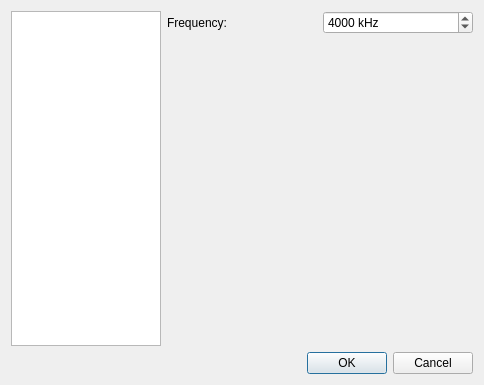
<?xml version="1.0" encoding="UTF-8"?>
<ui version="4.0">
 <class>ProjectConfiguration</class>
 <widget class="QDialog" name="ProjectConfiguration">
  <property name="geometry">
   <rect>
    <x>0</x>
    <y>0</y>
    <width>484</width>
    <height>385</height>
   </rect>
  </property>
  <property name="windowTitle">
   <string>Project Configuration</string>
  </property>
  <layout class="QGridLayout" name="gridLayout">
   <item row="0" column="0" rowspan="2">
    <widget class="QListWidget" name="MSP430Variants">
     <property name="maximumSize">
      <size>
       <width>150</width>
       <height>16777215</height>
      </size>
     </property>
    </widget>
   </item>
   <item row="0" column="1">
    <widget class="QLabel" name="label">
     <property name="text">
      <string>Frequency:</string>
     </property>
    </widget>
   </item>
   <item row="0" column="2">
    <widget class="QSpinBox" name="frequency">
     <property name="suffix">
      <string> kHz</string>
     </property>
     <property name="maximum">
      <number>16000</number>
     </property>
     <property name="value">
      <number>4000</number>
     </property>
    </widget>
   </item>
   <item row="1" column="1" colspan="2">
    <widget class="ScreenObjectPreview" name="preview" native="true">
     <property name="sizePolicy">
      <sizepolicy hsizetype="Expanding" vsizetype="Expanding">
       <horstretch>0</horstretch>
       <verstretch>0</verstretch>
      </sizepolicy>
     </property>
     <property name="minimumSize">
      <size>
       <width>300</width>
       <height>300</height>
      </size>
     </property>
    </widget>
   </item>
   <item row="2" column="0" colspan="3">
    <widget class="QDialogButtonBox" name="buttonBox">
     <property name="orientation">
      <enum>Qt::Horizontal</enum>
     </property>
     <property name="standardButtons">
      <set>QDialogButtonBox::Cancel|QDialogButtonBox::Ok</set>
     </property>
    </widget>
   </item>
  </layout>
 </widget>
 <customwidgets>
  <customwidget>
   <class>ScreenObjectPreview</class>
   <extends>QWidget</extends>
   <header>ui/ScreenObjectPreview.h</header>
   <container>1</container>
  </customwidget>
 </customwidgets>
 <resources/>
 <connections>
  <connection>
   <sender>buttonBox</sender>
   <signal>accepted()</signal>
   <receiver>ProjectConfiguration</receiver>
   <slot>accept()</slot>
   <hints>
    <hint type="sourcelabel">
     <x>248</x>
     <y>254</y>
    </hint>
    <hint type="destinationlabel">
     <x>157</x>
     <y>274</y>
    </hint>
   </hints>
  </connection>
  <connection>
   <sender>buttonBox</sender>
   <signal>rejected()</signal>
   <receiver>ProjectConfiguration</receiver>
   <slot>reject()</slot>
   <hints>
    <hint type="sourcelabel">
     <x>316</x>
     <y>260</y>
    </hint>
    <hint type="destinationlabel">
     <x>286</x>
     <y>274</y>
    </hint>
   </hints>
  </connection>
 </connections>
</ui>
